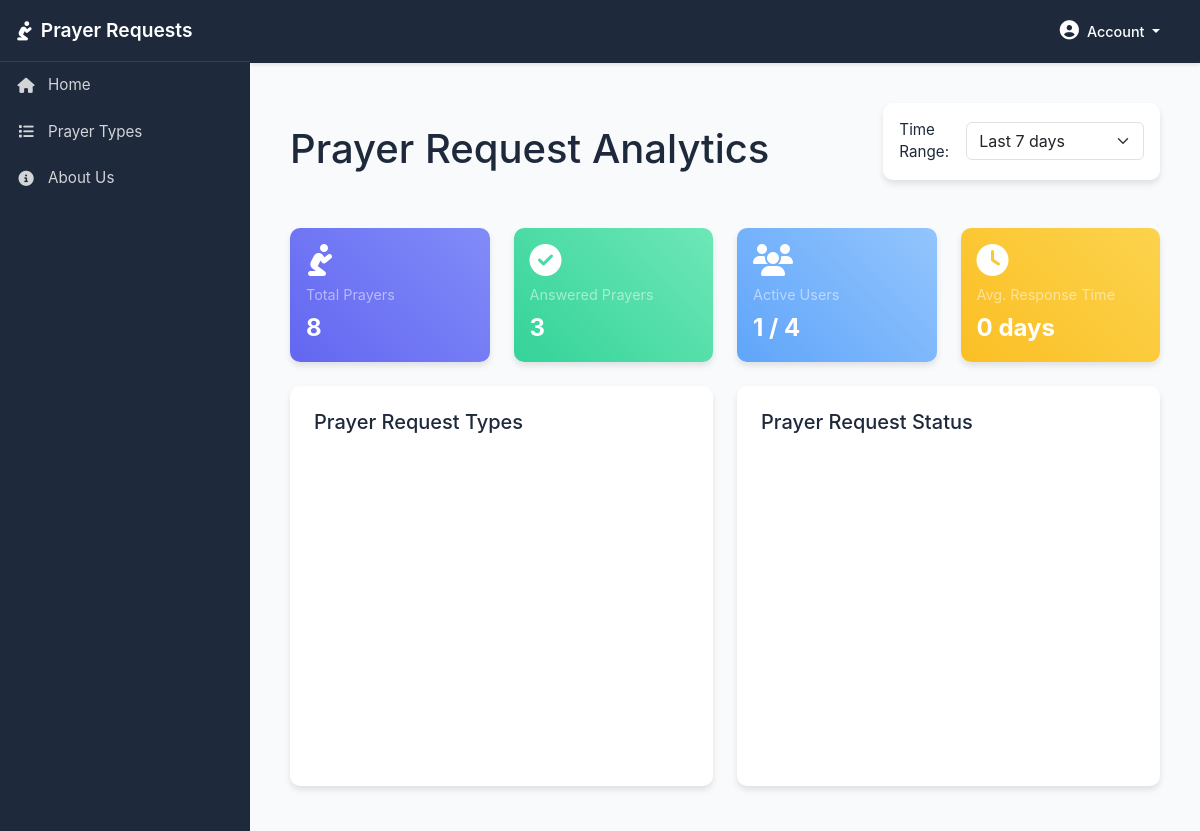
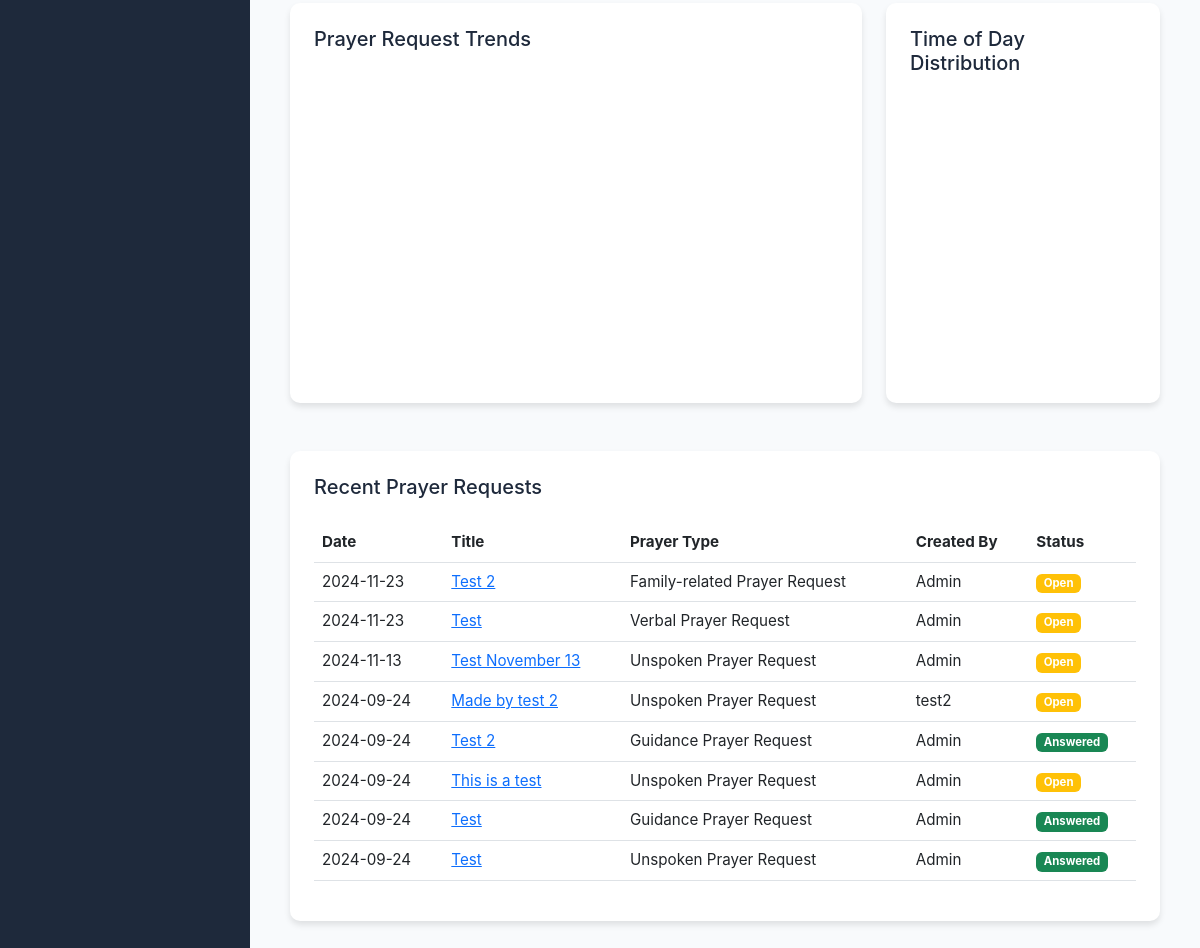
The page /report/ on the database its author committed (2 pictures, top to bottom).
### prayer_requests/models.py (models this page shows, shortened)
class PrayerRequest(models.Model):
    PRAYER_TYPES = [
        ('UNSPOKEN', 'Unspoken Prayer Request'),
        ('VERBAL', 'Verbal Prayer Request'),
        ('HEALTH', 'Health-related Prayer Request'),
        ('FAMILY', 'Family-related Prayer Request'),
        ('GUIDANCE', 'Guidance Prayer Request'),
        ('PRAISE', 'Praise Report/Thanksgiving'),
        ('COMMUNITY', 'Community Prayer Request'),
        ('SPIRITUAL', 'Spiritual Growth'),
    ]
    title = models.CharField(max_length=200)
    description = models.TextField()
    created_by = models.ForeignKey(User, on_delete=models.CASCADE)
    created_at = models.DateTimeField(auto_now_add=True)
    updated_at = models.DateTimeField(auto_now=True)
    prayer_type = models.CharField(max_length=20, choices=PRAYER_TYPES, default='VERBAL')
    is_answered = models.BooleanField(default=False)
    answered_at = models.DateTimeField(null=True, blank=True)
    class Meta:
        ordering = ['-created_at']

### prayer_requests/views.py (the view)
# urls.py: path('report/', views.report_view, name='prayer_request_report'),
def report_view(request):
    from django.db.models import Count, Avg, F, ExpressionWrapper, fields
    from django.db.models.functions import TruncDate, ExtractHour
    from datetime import datetime, timedelta
    import json
    from django.core.serializers.json import DjangoJSONEncoder
    from django.contrib.auth.models import User
    from django.db.models import Q
    date_filter = request.GET.get('date_range', '30')  # Default to 30 days
    try:
        days = int(date_filter)
    except ValueError:
        days = 30
    end_date = datetime.now().date()
    start_date = end_date - timedelta(days=days-1)
    total_requests = PrayerRequest.objects.count()
    answered_prayers = PrayerRequest.objects.filter(is_answered=True).count()
    open_requests = PrayerRequest.objects.filter(is_answered=False).count()
    recent_requests = PrayerRequest.objects.order_by('-created_at')[:10]
    total_users = User.objects.count()
    active_users = User.objects.filter(
        prayerrequest__created_at__date__range=[start_date, end_date]
    ).distinct().count()
    avg_response_time = PrayerRequest.objects.filter(
        is_answered=True,
        answered_at__isnull=False
    ).annotate(
        response_time=ExpressionWrapper(
            F('answered_at') - F('created_at'),
            output_field=fields.DurationField()
        )
    ).aggregate(avg=Avg('response_time'))
    avg_days = avg_response_time['avg'].days if avg_response_time['avg'] else 0
    prayer_type_labels = [type[1] for type in PrayerRequest.PRAYER_TYPES]
    prayer_type_data = [PrayerRequest.objects.filter(
        prayer_type=type[0],
        created_at__date__range=[start_date, end_date]
    ).count() for type in PrayerRequest.PRAYER_TYPES]
    status_labels = ['Answered', 'Open']
    status_data = [answered_prayers, open_requests]
    daily_counts = (
        PrayerRequest.objects
        .filter(created_at__date__range=[start_date, end_date])
        .annotate(date=TruncDate('created_at'))
        .values('date')
        .annotate(
            total=Count('id'),
            answered=Count('id', filter=Q(is_answered=True))
        )
        .order_by('date')
    )
    date_range = {(start_date + timedelta(days=x)).strftime('%m/%d/%Y'): {'total': 0, 'answered': 0}
                 for x in range(days)}
    for entry in daily_counts:
        date_str = entry['date'].strftime('%m/%d/%Y')
        date_range[date_str] = {
            'total': entry['total'],
            'answered': entry['answered']
        }
    hour_analysis = (
        PrayerRequest.objects
        .filter(created_at__date__range=[start_date, end_date])
        .annotate(hour=ExtractHour('created_at'))
        .values('hour')
        .annotate(count=Count('id'))
        .order_by('hour')
    )
    trend_labels = list(date_range.keys())
    trend_total_data = [date_range[date]['total'] for date in trend_labels]
    trend_answered_data = [date_range[date]['answered'] for date in trend_labels]
    hour_labels = [
        (f"{h%12 or 12}:00 {'AM' if h<12 else 'PM'}")
        for h in [entry['hour'] for entry in hour_analysis]
    ]
    hour_data = [entry['count'] for entry in hour_analysis]
    context = {
        'total_requests': total_requests,
        'answered_prayers': answered_prayers,
        'open_requests': open_requests,
        'recent_requests': recent_requests,
        'total_users': total_users,
        'active_users': active_users,
        'avg_response_days': avg_days,
        'prayer_type_data': json.dumps(prayer_type_data, cls=DjangoJSONEncoder),
        'prayer_type_labels': json.dumps(prayer_type_labels, cls=DjangoJSONEncoder),
        'status_data': json.dumps(status_data, cls=DjangoJSONEncoder),
        'status_labels': json.dumps(status_labels, cls=DjangoJSONEncoder),
        'trend_labels': json.dumps(trend_labels, cls=DjangoJSONEncoder),
        'trend_total_data': json.dumps(trend_total_data, cls=DjangoJSONEncoder),
        'trend_answered_data': json.dumps(trend_answered_data, cls=DjangoJSONEncoder),
        'hour_labels': json.dumps(hour_labels, cls=DjangoJSONEncoder),
        'hour_data': json.dumps(hour_data, cls=DjangoJSONEncoder)
    }
    return render(request, 'prayer_requests/report.html', context)

### prayer_requests/templates/prayer_requests/report.html (shortened to what this page needs)
{% extends 'prayer_requests/base.html' %}
{% load static %}
{% block content %}
<div class="container-fluid mt-4">
    <div class="d-flex justify-content-between align-items-center mb-4">
        <h1>Prayer Request Analytics</h1>
        <div class="filter-section">
            <form method="get" class="d-flex align-items-center">
                <label class="me-2">Time Range:</label>
                <select name="date_range" class="form-select" onchange="this.form.submit()">
                    <option value="7" {% if selected_days == 7 %}selected{% endif %}>Last 7 days</option>
                </select>
            </form>
        </div>
    </div>
    <div class="row g-4">
        <div class="col-md-3">
            <a href="{% url 'home' %}?status=total" class="text-decoration-none">
                <div class="stat-card card bg-soft-primary hover-lift">
                    <div class="card-body">
                        <i class="fas fa-pray stat-icon text-white"></i>
                        <div class="stat-title text-white-50">Total Prayers</div>
                        <div class="stat-value">{{ total_requests }}</div>
                    </div>
                </div>
            </a>
        </div>
        <div class="col-md-3">
            <a href="{% url 'answered_prayers' %}" class="text-decoration-none">
                <div class="stat-card card bg-soft-success hover-lift">
                    <div class="card-body">
                        <i class="fas fa-check-circle stat-icon text-white"></i>
                        <div class="stat-title text-white-50">Answered Prayers</div>
                        <div class="stat-value">{{ answered_prayers }}</div>
                    </div>
                </div>
            </a>
        </div>
        <div class="col-md-3">
            <a href="{% url 'home' %}?status=open" class="text-decoration-none">
                <div class="stat-card card bg-soft-info hover-lift">
                    <div class="card-body">
                        <i class="fas fa-users stat-icon text-white"></i>
                        <div class="stat-title text-white-50">Active Users</div>
                        <div class="stat-value">{{ active_users }} / {{ total_users }}</div>
                    </div>
                </div>
            </a>
        </div>
        <div class="col-md-3">
            <a href="{% url 'profile' %}" class="text-decoration-none">
                <div class="stat-card card bg-soft-warning hover-lift">
                    <div class="card-body">
                        <i class="fas fa-clock stat-icon text-white"></i>
                        <div class="stat-title text-white-50">Avg. Response Time</div>
                        <div class="stat-value">{{ avg_response_days }} days</div>
                    </div>
                </div>
            </a>
        </div>
    </div>
    <div class="row mt-4">
        <div class="col-md-6">
            <div class="chart-container" style="height: 400px;">
                <h5 class="mb-4">Prayer Request Types</h5>
                <div id="prayerTypeChart" style="height: 100%;"></div>
            </div>
        </div>
        <div class="col-md-6">
            <div class="chart-container" style="height: 400px;">
                <h5 class="mb-4">Prayer Request Status</h5>
                <div id="statusChart" style="height: 100%;"></div>
            </div>
        </div>
    </div>
    <div class="row mt-4">
        <div class="col-md-8">
            <div class="chart-container" style="height: 400px;">
                <h5 class="mb-4">Prayer Request Trends</h5>
                <div id="trendChart" style="height: 100%;"></div>
            </div>
        </div>
        <div class="col-md-4">
            <div class="chart-container" style="height: 400px;">
                <h5 class="mb-4">Time of Day Distribution</h5>
                <div id="hourChart" style="height: 100%;"></div>
            </div>
        </div>
    </div>
    <div class="row mt-4">
        <div class="col-12">
            <div class="table-container">
                <h5 class="mb-4">Recent Prayer Requests</h5>
                <div class="table-responsive">
                    <table class="table table-hover">
                        <thead>
                            <tr>
                                <th>Date</th>
                                <th>Title</th>
                                <th>Prayer Type</th>
                                <th>Created By</th>
                                <th>Status</th>
                            </tr>
                        </thead>
                        <tbody>
                            {% for request in recent_requests %}
                            <tr>
                                <td>{{ request.created_at|date:"Y-m-d" }}</td>
                                <td>
                                    <a href="{% url 'prayer_request_detail' pk=request.pk %}">
                                        {{ request.title }}
                                    </a>
                                </td>
                                <td>{{ request.get_prayer_type_display }}</td>
                                <td>{{ request.created_by.username }}</td>
                                <td>
                                    <span class="badge {% if request.is_answered %}bg-success{% else %}bg-warning{% endif %}">
                                        {% if request.is_answered %}Answered{% else %}Open{% endif %}
                                    </span>
                                </td>
                            </tr>
                            {% empty %}
                            <tr>
                                <td colspan="5" class="text-center">No recent prayer requests found.</td>
                            </tr>
                            {% endfor %}
                        </tbody>
                    </table>
                </div>
            </div>
        </div>
    </div>
</div>
{% endblock %}

### static/css/custom.css (style rules this page uses)
:root { --primary-color: #2563eb; --secondary-color: #1e40af; --accent-color: #3b82f6; --text-color: #1e293b; --light-bg: #f8fafc; --footer-bg: #1e293b; }
body { display: flex; flex-direction: column; min-height: 100vh; font-family: -apple-system, BlinkMacSystemFont, 'Segoe UI', Roboto, 'Helvetica Neue', Arial, 'Poppins', sans-serif; background-color: var(--light-bg); color: var(--text-color); font-size: 0.95rem; line-height: 1.5; }
.card { border: none; border-radius: 8px; box-shadow: 0 2px 4px rgba(0, 0, 0, 0.05); transition: transform 0.2s ease, box-shadow 0.2s ease; background: white; }
.filter-section { background-color: white; border-radius: 8px; padding: 1.25rem; margin-bottom: 1.5rem; box-shadow: 0 2px 4px rgba(0,0,0,0.05); }
.dashboard { height: 100vh; overflow: hidden; background-color: var(--light-bg); }

### prayer_requests/templates/prayer_requests/report.html (style rules this page uses)
.stat-card { transition: transform 0.2s; border-radius: 10px; border: none; box-shadow: 0 4px 6px rgba(0, 0, 0, 0.1); }
.stat-icon { font-size: 2rem; margin-bottom: 0.5rem; }
.stat-title { font-size: 0.9rem; color: #6c757d; margin-bottom: 0.25rem; }
.stat-value { font-size: 1.5rem; font-weight: bold; margin-bottom: 0; color: #ffffff; }
.chart-container { background: white; border-radius: 10px; box-shadow: 0 4px 6px rgba(0, 0, 0, 0.1); padding: 1.5rem; margin-bottom: 1.5rem; min-height: 400px; }
.table-container { background: white; border-radius: 10px; box-shadow: 0 4px 6px rgba(0, 0, 0, 0.1); padding: 1.5rem; margin-bottom: 3rem; }
.filter-section { background: white; border-radius: 10px; box-shadow: 0 4px 6px rgba(0, 0, 0, 0.1); padding: 1rem; margin-bottom: 1.5rem; }
.bg-soft-primary { background: linear-gradient(45deg, #6366f1, #818cf8); }
.bg-soft-success { background: linear-gradient(45deg, #34d399, #6ee7b7); }
.bg-soft-info { background: linear-gradient(45deg, #60a5fa, #93c5fd); }
.bg-soft-warning { background: linear-gradient(45deg, #fbbf24, #fcd34d); }
.hover-lift { transition: transform 0.3s ease, box-shadow 0.3s ease; }
.card-body { cursor: pointer; }

### rows shown on the page
PrayerRequest: created_at "2024-11-23", title "Test 2", prayer_type "Family-related Prayer Request", created_by.username "Admin", is_answered "Open"
PrayerRequest: created_at "2024-11-23", title "Test", prayer_type "Verbal Prayer Request", created_by.username "Admin", is_answered "Open"
PrayerRequest: created_at "2024-11-13", title "Test November 13", prayer_type "Unspoken Prayer Request", created_by.username "Admin", is_answered "Open"
PrayerRequest: created_at "2024-09-24", title "Made by test 2", prayer_type "Unspoken Prayer Request", created_by.username "test2", is_answered "Open"
PrayerRequest: created_at "2024-09-24", title "Test 2", prayer_type "Guidance Prayer Request", created_by.username "Admin", is_answered "Answered"
PrayerRequest: created_at "2024-09-24", title "This is a test", prayer_type "Unspoken Prayer Request", created_by.username "Admin", is_answered "Open"
PrayerRequest: created_at "2024-09-24", title "Test", prayer_type "Guidance Prayer Request", created_by.username "Admin", is_answered "Answered"
PrayerRequest: created_at "2024-09-24", title "Test", prayer_type "Unspoken Prayer Request", created_by.username "Admin", is_answered "Answered"

### other values the page prints
{{ total_requests }} "8"
{{ answered_prayers }} "3"
{{ active_users }} "1"
{{ total_users }} "4"
{{ avg_response_days }} "0"
